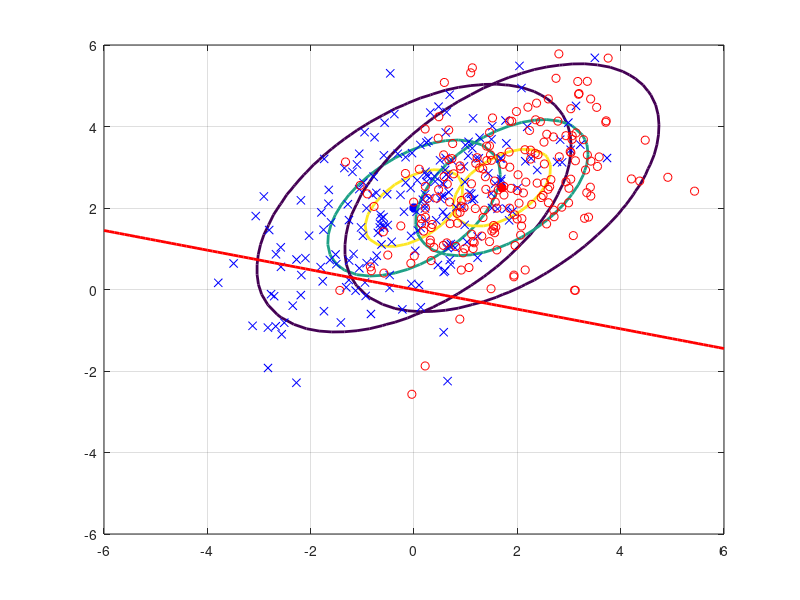
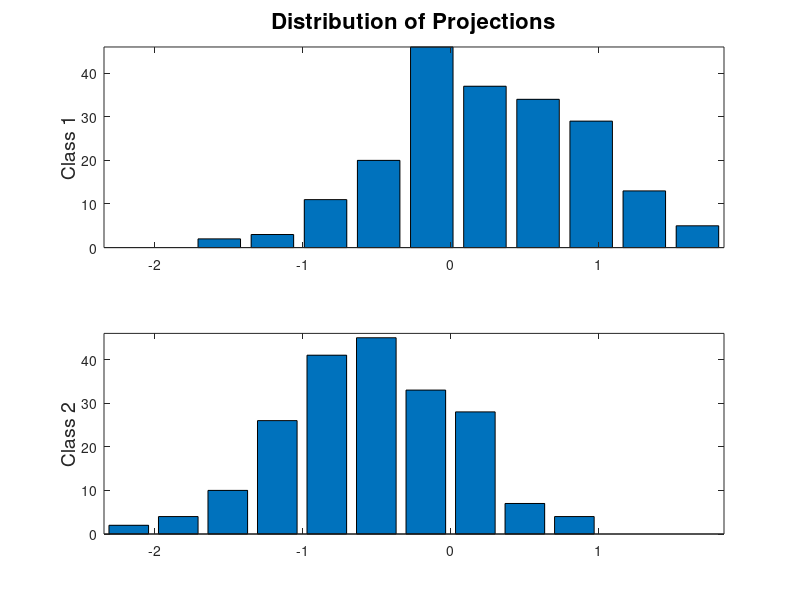

The MATLAB script that drew these images, in order: (Note: this script raises an error after producing the figures.)
%% Lab Three
%% Create Data and Plot Contours
% Creates $ X \in \omega_i \sim \mathcal{N}_2 (\mathbf{m_i}, \mathbf{C_i})$
% where $ \mathbf{m_1} = [0 2]^t $, $ \mathbf{m_2} = [1.7 2.5]^t $, and
% $ \mathbf{C_1} = \mathbf{C_2} = \begin{pmatrix} 2 & 1 \\ 1 & 2 \end{pmatrix} $
m1 = [0 2]';
m2 = [1.7 2.5]';
sigma = [2 1; 1 2];
C1 = sigma;
C2 = sigma;
numGrid = 50;

xRange = linspace(-6.0, 6.0, numGrid);
yRange = linspace(-6.0, 6.0, numGrid);

P1 = zeros(numGrid, numGrid);
P2 = P1;
for i=1:numGrid
	for j=1:numGrid;
	x = [yRange(j) xRange(i)]';
	P1(i,j) = mvnpdf(x', m1', C1);
	P2(i,j) = mvnpdf(x', m2', C2);
	end
end

Pmax = max(max([P1 P2]));

figure(1), clf,
% drawing contour lines at P = 10%, 50%, 80%
contour(xRange.', yRange, P1, [0.1*Pmax 0.5*Pmax 0.8*Pmax], 'LineWidth', 2);
hold on
plot(m1(1), m1(2), 'b*', 'LineWidth', 4);
contour(xRange.', yRange, P2, [0.1*Pmax 0.5*Pmax 0.8*Pmax], 'LineWidth', 2);
plot(m2(1), m2(2), 'r*', 'LineWidth', 4);
%% Draw Data
N = 200;
X1 = mvnrnd(m1, C1, N);
X2 = mvnrnd(m2, C2, N);
plot(X1(:,1),X1(:,2),'bx', X2(:,1),X2(:,2),'ro');grid on
%% Fischer Linear Discriminant
% The Fischer Linear Disciminant is the direction on which projected data
% is maximally separable, which can be calculated from:
%
% $$\mathbf{w}_F = \alpha \mathbf{C}_W ^-1 (\mathbf{m}_1 - \mathbf{m}_2)$$

wF = (C1+C2)\(m1-m2);
xx = -6:0.1:6;
yy = xx*wF(2)/wF(1);
plot(xx,yy,'r', 'LineWidth', 2);
%% Histograms of Projected Data
% Projects the data onto the Fischer Direction and plots a histogram.
p1 = X1*wF;
p2 = X2*wF;
plo = min([p1; p2]);
phi = max([p1; p2]);
[nn1, xx1] = hist(p1);
[nn2, xx2] = hist(p2);
hhi = max([nn1 nn2]);
figure(2),
subplot(211), bar(xx1, nn1);
axis([plo phi 0 hhi]);
title('Distribution of Projections', 'FontSize', 16)
ylabel('Class 1', 'FontSize', 14)
subplot(212), bar(xx2, nn2);
axis([plo phi 0 hhi])
ylabel('Class 2', 'FontSize', 14)
%% ROC Curve
% Creates a Reciceiver Operating Characteristic (ROC) Curve that shows True
% Positive (TP) and False Positive (FP) rates.
[ROC, areaROC] = calculateROC( p1, p2, 50);
figure(3), clf, plot(ROC(:,1), ROC(:,2), 'b', 'LineWidth', 2);
axis([0 100 0 100]); grid on, hold on; plot(0:100, 0:100, 'b-');
xlabel('False Positive'); ylabel('True Positive');
title('Receiver Operating Characteristic Curve');
%% ROC Curve Area
disp(['The area of the ROC is ' num2str(areaROC)]);
%% Classification Accuracy
% Computes the classification accuracy for the True Positive rate of $ 70% $.
truePositiveToFind = 70;
[minValue, closestIndex] = min( abs( ROC(:,2) - truePositiveToFind) );
threshold = ROC(closestIndex, 3);
truePositives = length(find(p1 > threshold))*100 / N
falsePositives = length(find(p2 > threshold))*100 / N
%% More ROC Curves
% Shows the ROC Curves for the data projected onto a random direction and
% onto the direction connecting the two means.
randAng = rand() * 2* pi; %random direction
randomW = [sin(randAng) cos(randAng)]'; %random direction
[randROC, randROCArea] = calculateROC( X1*randomW, X2*randomW, 50);
disp(['The area of the RandROC is ' num2str(randROCArea)]);

betweenMeanW = m1 - m2;
[betMROC, betMROCArea] = calculateROC( X1*betweenMeanW, X2*betweenMeanW, 50);
disp(['The area of the betweenMeansROC is ' num2str(betMROCArea)]);

figure(4), clf, plot(randROC(:,1), randROC(:,2), 'b', 'LineWidth', 2); hold on;
plot(betMROC(:,1),betMROC(:,2)); legend('Random Direction ROC', 'Between Mean ROC');
axis([0 100 0 100]); grid on; plot(0:100, 0:100, 'b-');
xlabel('False Positive'); ylabel('True Positive');
title('Receiver Operating Characteristic Curve'); hold off;
%% Nearest-Neighbour Classifier
% The Nearest-Neighbour Classifier finds the closest training point to the
% test point, and use its class to classify the test data.
X = [X1; X2];
N1 = size(X1, 1);
N2 = size(X2, 1);
y = [ones(N1,1); -1*ones(N2,1)];
d = zeros(N1+N2-1,1);
nCorrect = 0;
for jtst = 1:(N1+N2)
	% pick a point to test
	xtst = X(jtst,:);
	ytst = y(jtst);
	% All others form the training set
	jtr = setdiff(1:N1+N2, jtst);
	Xtr = X(jtr,:);
	ytr = y(jtr,1);
	% Compute all distances from test to training points
	for i=1:(N1+N2-1)
		d(i) = norm(Xtr(i,:)-xtst);
	end
	% Which one is the closest?
	[imin] = find(d == min(d));
	% Does the nearest point have the same class label?
	if ( ytr(imin(1)) * ytst > 0 )
		nCorrect = nCorrect + 1;
	end
end

% Percentage correct
pCorrect = nCorrect*100/(N1+N2);
disp(['Nearest neighbour accuracy: ' num2str(pCorrect) '%']);
%% Distance-to-Mean Classifiers
% The following code shows two Distance-to-Mean Classifiers, which classify
% test data depending on the distance between it and the means of the
% training data. The Euclidean Distance classifier uses the normal 
% $ distance = \sqrt{\sum_{i=1}^n (q_i-p_i)^2} $ formula. However, the 
% /href{https://en.wikipedia.org/wiki/Mahalanobis_distance}{Mahalanobis distance}
% takes into account variance and correlation, thus being a bit measure of
% distance.
eucCorrect = 0;
mahCorrect = 0;
for jtst = 1:(N1+N2)
	% pick a point to test
	xtst = X(jtst,:);
	ytst = y(jtst);
	% All others form the training set
	jtr = setdiff(1:N1+N2, jtst);
	Xtr = X(jtr,:);
	ytr = y(jtr,1);
	% find means and euclidian distances
	mahDistance1 = mean(Xtr((ytr > 0),:)) - xtst;
	mahDistance2 = mean(Xtr((ytr < 0),:)) - xtst;
	% compare distances
	eucDistance = @(x) sqrt(x(1)^2 + x(2)^2);
	if eucDistance(mahDistance1) < eucDistance(mahDistance2)
		yVal = 1;
	else
		yVal = -1;
	end
	% Does the nearest point have the same class label?
	if yVal * ytst > 0
		eucCorrect = eucCorrect + 1;
	end
	
	% find Mahalanobis distances
	mahDistance1 = mahal(xtst, Xtr(ytr > 0,:));
	mahDistance2 = mahal(xtst, Xtr(ytr < 0,:));
	% compare distances
	if mahDistance1 < mahDistance2
		yVal = 1;
	else
		yVal = -1;
	end
	% Does the nearest point have the same class label?
	if yVal * ytst > 0
		mahCorrect = mahCorrect + 1;
	end
end	
% Percentage correct
eucPCorrect = eucCorrect*100/(N1+N2);
disp(['Euclidiean Distance-to-mean accuracy: ' num2str(eucPCorrect) '%']);
mahPCorrect = mahCorrect*100/(N1+N2);
disp(['Mahalanobis Distance-to-mean accuracy: ' num2str(mahPCorrect) '%']);
%% Posterior Probability
% Shows $ P (\omega_1 | \mathbf{x}) $, i.e. the probability that point $
% mathbf{x} $ belongs to class $ \omega_1 $.
classDistribution = gmdistribution([m1'; m2'], cat(3, C1, C2));
clear X; clear y;
X(:,1) = -5:0.1:5; Y = X(:,1);
y(1:size(X,1),1) = Y(1);
postProb = posterior(classDistribution, [ X(:,1) y(:,1)]);
postProb2 = postProb(:,2);
for i = 2:size(Y,1)	
	clear y; y(1:size(X,1),1) = Y(i);
	postProb = posterior(classDistribution, [ X(:,1) y(:,1)]);
	postProb2 = [postProb2 postProb(:,2)];
end
surf(X, Y, postProb2); xlabel('X_1'); ylabel('X_2'); zlabel('$P (\omega_1 | \mathbf{x})$');
title('Posterior Probability');
%% Baye's Optimal Class Boundary
% Calculates and shows the Baye's Optimal Class Boundary if both the means
% $ \mathbf{m}_i $
% and the covariances $ \mathbf{C}_i $ are different.
% As the Baye's Classifier Decision Rule is:
% $$ f(\mathbf{x}) = \begin{cases} \omega_1, & (P (\omega_1 | \mathbf{x}) >
% P (\omega_2 | \mathbf{x}) \\ \omega_2, & (P (\omega_1 | \mathbf{x}) <
% P (\omega_2 | \mathbf{x}) \\ \end{cases} $$, and $$ P (\omega_i |
% \mathbf{x}) = \frac{1}{c} P (\mathbf{x} | \omega_i) P(\omega_i) $$ and $$ P (\mathbf{x} | \omega_i)
% = \mathcal{N}(\boldsymbol m_i, \boldsymbol C_i) = \frac{1}{\sqrt{(2\pi)^2|C|}
% \exp(-\frac{1}{2} (\mathbf{x} - \mathbf{m}_i)^T \mathbf{C}_i^{-1}
% (\mathbf{x} - \mathbf{m}_i) ) $$
C2 = [1.5 0; 0 1.5];
X2 = mvnrnd(m2, C2, N);
plot(X1(:,1),X1(:,2),'bx', X2(:,1),X2(:,2),'ro');grid on;hold on;

normalProb = @(x, mean, covar) ((1/( ((2*pi)^(size(mean,1)/2))*det(covar)^(1/2))) * exp(-1/2*(x'-mean)'/(covar)*(x'-mean)));
varX = sym('x', [1 2], 'real');
eqn = normalProb(varX, m1, C1)*.5 == normalProb(varX, m2, C2)*.5;
[solx, ~, ~, ~] = solve(eqn,varX, 'ReturnConditions', true);
clear x
x(1,:) = -10:0.123:10; x(2,:) = subs(solx, x(1,:)); axis([-6 6 -6 6]);
plot(x(1,:), x(2,:), 'DisplayName', 'Bayes Optimal Class Boundary');